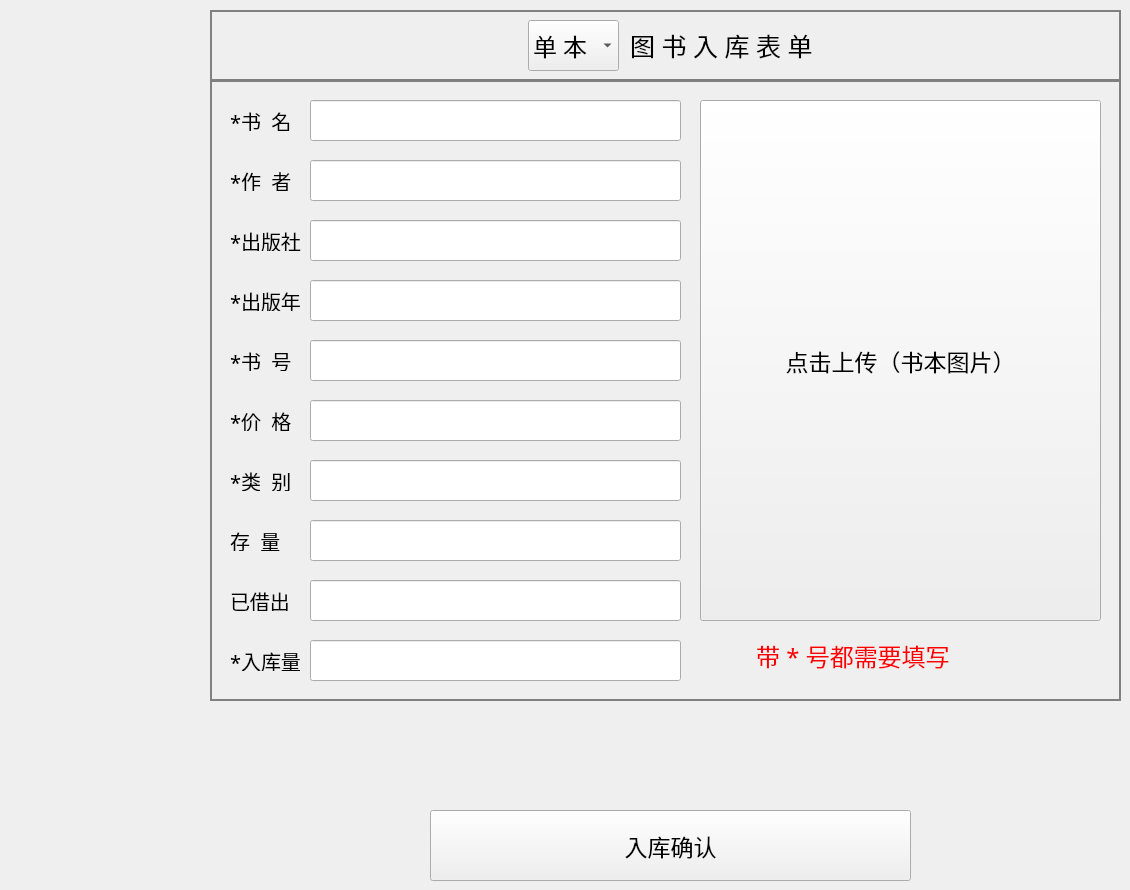
    <widget class="QWidget" name="tab_3">
     <attribute name="title">
      <string>入库</string>
     </attribute>
     <widget class="QFrame" name="frame">
      <property name="geometry">
       <rect>
        <x>210</x>
        <y>80</y>
        <width>911</width>
        <height>621</height>
       </rect>
      </property>
      <property name="styleSheet">
       <string notr="true">QFrame#frame{border:2px solid gray;}</string>
      </property>
      <property name="frameShape">
       <enum>QFrame::StyledPanel</enum>
      </property>
      <property name="frameShadow">
       <enum>QFrame::Raised</enum>
      </property>
      <widget class="QLabel" name="label_185">
       <property name="geometry">
        <rect>
         <x>20</x>
         <y>30</y>
         <width>71</width>
         <height>21</height>
        </rect>
       </property>
       <property name="font">
        <font>
         <family>楷体</family>
         <pointsize>15</pointsize>
        </font>
       </property>
       <property name="text">
        <string>*书  名</string>
       </property>
      </widget>
      <widget class="QLabel" name="label_186">
       <property name="geometry">
        <rect>
         <x>20</x>
         <y>270</y>
         <width>71</width>
         <height>21</height>
        </rect>
       </property>
       <property name="font">
        <font>
         <family>楷体</family>
         <pointsize>15</pointsize>
        </font>
       </property>
       <property name="text">
        <string>*书  号</string>
       </property>
      </widget>
      <widget class="QLabel" name="label_187">
       <property name="geometry">
        <rect>
         <x>20</x>
         <y>150</y>
         <width>71</width>
         <height>21</height>
        </rect>
       </property>
       <property name="font">
        <font>
         <family>楷体</family>
         <pointsize>15</pointsize>
        </font>
       </property>
       <property name="text">
        <string>*出版社</string>
       </property>
      </widget>
      <widget class="QLabel" name="label_188">
       <property name="geometry">
        <rect>
         <x>20</x>
         <y>210</y>
         <width>71</width>
         <height>21</height>
        </rect>
       </property>
       <property name="font">
        <font>
         <family>楷体</family>
         <pointsize>15</pointsize>
        </font>
       </property>
       <property name="text">
        <string>*出版年</string>
       </property>
      </widget>
      <widget class="QLabel" name="label_189">
       <property name="geometry">
        <rect>
         <x>20</x>
         <y>390</y>
         <width>71</width>
         <height>21</height>
        </rect>
       </property>
       <property name="font">
        <font>
         <family>楷体</family>
         <pointsize>15</pointsize>
        </font>
       </property>
       <property name="text">
        <string>*类  别</string>
       </property>
      </widget>
      <widget class="QLabel" name="label_191">
       <property name="geometry">
        <rect>
         <x>20</x>
         <y>90</y>
         <width>71</width>
         <height>21</height>
        </rect>
       </property>
       <property name="font">
        <font>
         <family>楷体</family>
         <pointsize>15</pointsize>
        </font>
       </property>
       <property name="text">
        <string>*作  者</string>
       </property>
      </widget>
      <widget class="QLabel" name="label_193">
       <property name="geometry">
        <rect>
         <x>20</x>
         <y>450</y>
         <width>71</width>
         <height>21</height>
        </rect>
       </property>
       <property name="font">
        <font>
         <family>楷体</family>
         <pointsize>15</pointsize>
        </font>
       </property>
       <property name="text">
        <string>存  量</string>
       </property>
      </widget>
      <widget class="QLabel" name="label_194">
       <property name="geometry">
        <rect>
         <x>20</x>
         <y>510</y>
         <width>71</width>
         <height>21</height>
        </rect>
       </property>
       <property name="font">
        <font>
         <family>楷体</family>
         <pointsize>15</pointsize>
        </font>
       </property>
       <property name="text">
        <string>已借出</string>
       </property>
      </widget>
      <widget class="QLineEdit" name="lineEdit_11">
       <property name="geometry">
        <rect>
         <x>100</x>
         <y>20</y>
         <width>371</width>
         <height>41</height>
        </rect>
       </property>
       <property name="font">
        <font>
         <pointsize>15</pointsize>
        </font>
       </property>
       <property name="text">
        <string/>
       </property>
      </widget>
      <widget class="QLineEdit" name="lineEdit_12">
       <property name="geometry">
        <rect>
         <x>100</x>
         <y>80</y>
         <width>371</width>
         <height>41</height>
        </rect>
       </property>
       <property name="font">
        <font>
         <pointsize>15</pointsize>
        </font>
       </property>
       <property name="text">
        <string/>
       </property>
      </widget>
      <widget class="QLineEdit" name="lineEdit_13">
       <property name="geometry">
        <rect>
         <x>100</x>
         <y>260</y>
         <width>371</width>
         <height>41</height>
        </rect>
       </property>
       <property name="font">
        <font>
         <pointsize>15</pointsize>
        </font>
       </property>
       <property name="text">
        <string/>
       </property>
      </widget>
      <widget class="QLineEdit" name="lineEdit_14">
       <property name="geometry">
        <rect>
         <x>100</x>
         <y>140</y>
         <width>371</width>
         <height>41</height>
        </rect>
       </property>
       <property name="font">
        <font>
         <pointsize>15</pointsize>
        </font>
       </property>
       <property name="text">
        <string/>
       </property>
      </widget>
      <widget class="QLineEdit" name="lineEdit_15">
       <property name="geometry">
        <rect>
         <x>100</x>
         <y>200</y>
         <width>371</width>
         <height>41</height>
        </rect>
       </property>
       <property name="font">
        <font>
         <pointsize>15</pointsize>
        </font>
       </property>
       <property name="text">
        <string/>
       </property>
      </widget>
      <widget class="QLineEdit" name="lineEdit_16">
       <property name="geometry">
        <rect>
         <x>100</x>
         <y>380</y>
         <width>371</width>
         <height>41</height>
        </rect>
       </property>
       <property name="font">
        <font>
         <pointsize>15</pointsize>
        </font>
       </property>
       <property name="text">
        <string/>
       </property>
      </widget>
      <widget class="QLineEdit" name="lineEdit_17">
       <property name="geometry">
        <rect>
         <x>100</x>
         <y>440</y>
         <width>371</width>
         <height>41</height>
        </rect>
       </property>
       <property name="font">
        <font>
         <pointsize>15</pointsize>
        </font>
       </property>
       <property name="text">
        <string/>
       </property>
      </widget>
      <widget class="QLineEdit" name="lineEdit_18">
       <property name="geometry">
        <rect>
         <x>100</x>
         <y>500</y>
         <width>371</width>
         <height>41</height>
        </rect>
       </property>
       <property name="font">
        <font>
         <pointsize>15</pointsize>
        </font>
       </property>
       <property name="text">
        <string/>
       </property>
      </widget>
      <widget class="QToolButton" name="toolButton_6">
       <property name="geometry">
        <rect>
         <x>490</x>
         <y>20</y>
         <width>401</width>
         <height>521</height>
        </rect>
       </property>
       <property name="font">
        <font>
         <family>微软雅黑</family>
         <pointsize>17</pointsize>
        </font>
       </property>
       <property name="text">
        <string>点击上传（书本图片）</string>
       </property>
      </widget>
      <widget class="QLabel" name="label_196">
       <property name="geometry">
        <rect>
         <x>20</x>
         <y>570</y>
         <width>71</width>
         <height>21</height>
        </rect>
       </property>
       <property name="font">
        <font>
         <family>楷体</family>
         <pointsize>15</pointsize>
        </font>
       </property>
       <property name="text">
        <string>*入库量</string>
       </property>
      </widget>
      <widget class="QLineEdit" name="lineEdit_19">
       <property name="geometry">
        <rect>
         <x>100</x>
         <y>560</y>
         <width>371</width>
         <height>41</height>
        </rect>
       </property>
       <property name="font">
        <font>
         <pointsize>15</pointsize>
        </font>
       </property>
       <property name="text">
        <string/>
       </property>
      </widget>
      <widget class="QLabel" name="label_205">
       <property name="geometry">
        <rect>
         <x>20</x>
         <y>330</y>
         <width>71</width>
         <height>21</height>
        </rect>
       </property>
       <property name="font">
        <font>
         <family>楷体</family>
         <pointsize>15</pointsize>
        </font>
       </property>
       <property name="text">
        <string>*价  格</string>
       </property>
      </widget>
      <widget class="QLineEdit" name="lineEdit_29">
       <property name="geometry">
        <rect>
         <x>100</x>
         <y>320</y>
         <width>371</width>
         <height>41</height>
        </rect>
       </property>
       <property name="font">
        <font>
         <pointsize>15</pointsize>
        </font>
       </property>
       <property name="text">
        <string/>
       </property>
      </widget>
      <widget class="QLabel" name="label_190">
       <property name="geometry">
        <rect>
         <x>490</x>
         <y>550</y>
         <width>401</width>
         <height>51</height>
        </rect>
       </property>
       <property name="font">
        <font>
         <family>楷体</family>
         <pointsize>18</pointsize>
         <weight>50</weight>
         <italic>false</italic>
         <bold>false</bold>
        </font>
       </property>
       <property name="styleSheet">
        <string notr="true">font: 18pt &quot;楷体&quot; ;color:red;</string>
       </property>
       <property name="text">
        <string>         带 * 号都需要填写</string>
       </property>
      </widget>
     </widget>
     <widget class="QFrame" name="frame_2">
      <property name="geometry">
       <rect>
        <x>210</x>
        <y>10</y>
        <width>911</width>
        <height>71</height>
       </rect>
      </property>
      <property name="styleSheet">
       <string notr="true">QFrame#frame_2{border:2px solid gray;}</string>
      </property>
      <property name="frameShape">
       <enum>QFrame::StyledPanel</enum>
      </property>
      <property name="frameShadow">
       <enum>QFrame::Raised</enum>
      </property>
      <widget class="QLabel" name="label_184">
       <property name="geometry">
        <rect>
         <x>420</x>
         <y>10</y>
         <width>231</width>
         <height>51</height>
        </rect>
       </property>
       <property name="font">
        <font>
         <family>黑体</family>
         <pointsize>19</pointsize>
        </font>
       </property>
       <property name="layoutDirection">
        <enum>Qt::LeftToRight</enum>
       </property>
       <property name="text">
        <string>图 书 入 库 表 单</string>
       </property>
      </widget>
      <widget class="QComboBox" name="comboBox_5">
       <property name="geometry">
        <rect>
         <x>318</x>
         <y>10</y>
         <width>91</width>
         <height>51</height>
        </rect>
       </property>
       <property name="font">
        <font>
         <family>黑体</family>
         <pointsize>18</pointsize>
         <weight>50</weight>
         <bold>false</bold>
        </font>
       </property>
       <item>
        <property name="text">
         <string>单 本</string>
        </property>
       </item>
       <item>
        <property name="text">
         <string>批 量</string>
        </property>
       </item>
      </widget>
     </widget>
     <widget class="QToolButton" name="toolButton_7">
      <property name="geometry">
       <rect>
        <x>430</x>
        <y>810</y>
        <width>481</width>
        <height>71</height>
       </rect>
      </property>
      <property name="font">
       <font>
        <family>等线</family>
        <pointsize>17</pointsize>
       </font>
      </property>
      <property name="text">
       <string>入库确认</string>
      </property>
     </widget>
    </widget>
